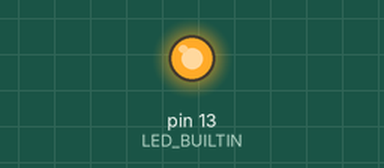
The sketch below on a simulated Arduino Uno, built with avr-gcc and run on an emulated ATmega328P. Shown: output pins drawn as LEDs (lit = HIGH). No radio packets arrive unless stated.

Above: at 0.5 s.
At 5.1 s:
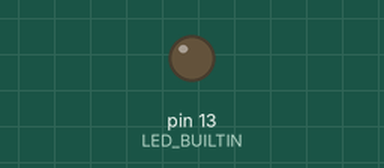
Timing chart, 0 to 7.1 s (numbered marks = the images above):
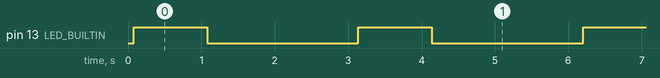

The sketch:

testcode-sender-no-encrypt.ino
```cpp
#include <SPI.h>
#include <LoRa.h>

void setup() {
  pinMode(LED_BUILTIN, OUTPUT);

  // Begin LoRa at 433 MHz
  if (!LoRa.begin(433E6)) {
    while (1) {
      digitalWrite(LED_BUILTIN, HIGH);
      delay(200);
      digitalWrite(LED_BUILTIN, LOW);
      delay(200);
    }
  }

  // Enable CRC to ensure message integrity
  LoRa.enableCrc();
}

void loop() {
  // Start sending a packet
  LoRa.beginPacket();

  // Cast the message to const uint8_t* to match the write method's expected type
  LoRa.write((const uint8_t*)"Hello World", 11);  // Send exactly 11 bytes

  // End the packet
  LoRa.endPacket();

  // Flash the built-in LED to indicate message sent
  digitalWrite(LED_BUILTIN, HIGH);
  delay(1000);
  digitalWrite(LED_BUILTIN, LOW);
  delay(2000);  // Increase the delay between transmissions
}
```

Measured:
- by itself, pin 13 (LED_BUILTIN): alternates HIGH for 1.0 s and LOW for 2.1 s
